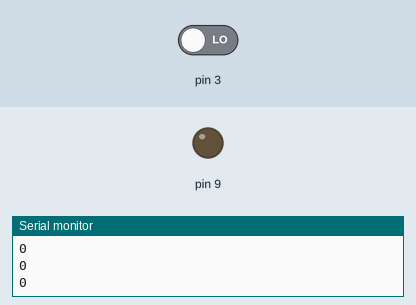
This sketch was run on a simulated Arduino Uno, built with avr-gcc and run on an emulated ATmega328P. Shown: output pins drawn as LEDs (lit = HIGH), the last lines printed to the serial monitor. The test bench sets the inputs (shaded band); at power-on: pin 3 LOW.

Above: at 1.2 s.
1.3 s: pin 3 driven HIGH
At 2.4 s:
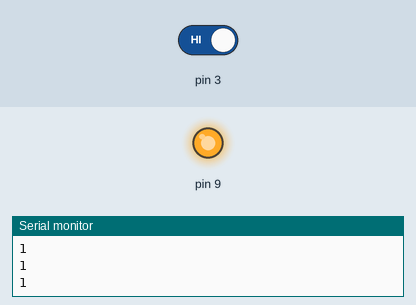
2.8 s: pin 3 driven LOW
At 3.6 s:
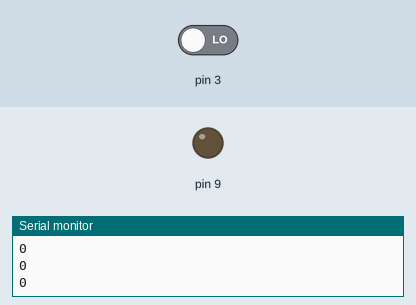
Timing chart, 0 to 5.8 s (numbered marks = the images above; inputs shaded):
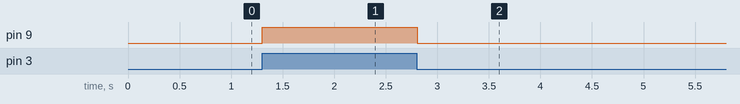

The sketch:

pirTest.ino
```cpp
void setup() {
  pinMode(3,INPUT);
  pinMode(9,OUTPUT);
  Serial.begin(9600);
}

void loop() {
  int value = digitalRead(3);
  Serial.println(value);
  if(value==1){
    digitalWrite(9,HIGH);
  }else{
    digitalWrite(9,LOW);
  }
  delay(100);

}
```

Measured:
- after the input at 1.3 s, pin 9: LOW → HIGH at once
- after the input at 2.8 s, pin 9: HIGH → LOW at once
